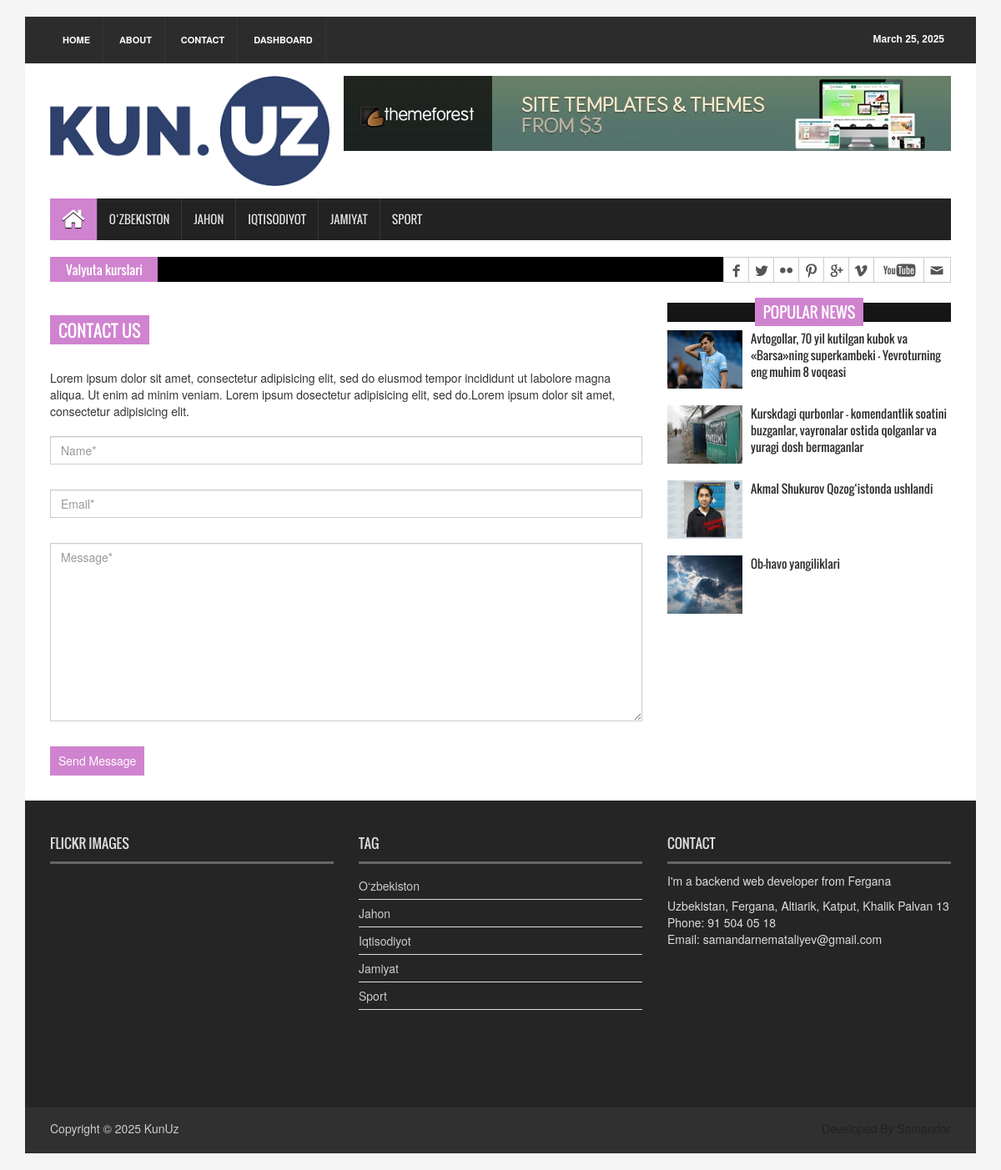
Page /contact/ on the earlier database version.
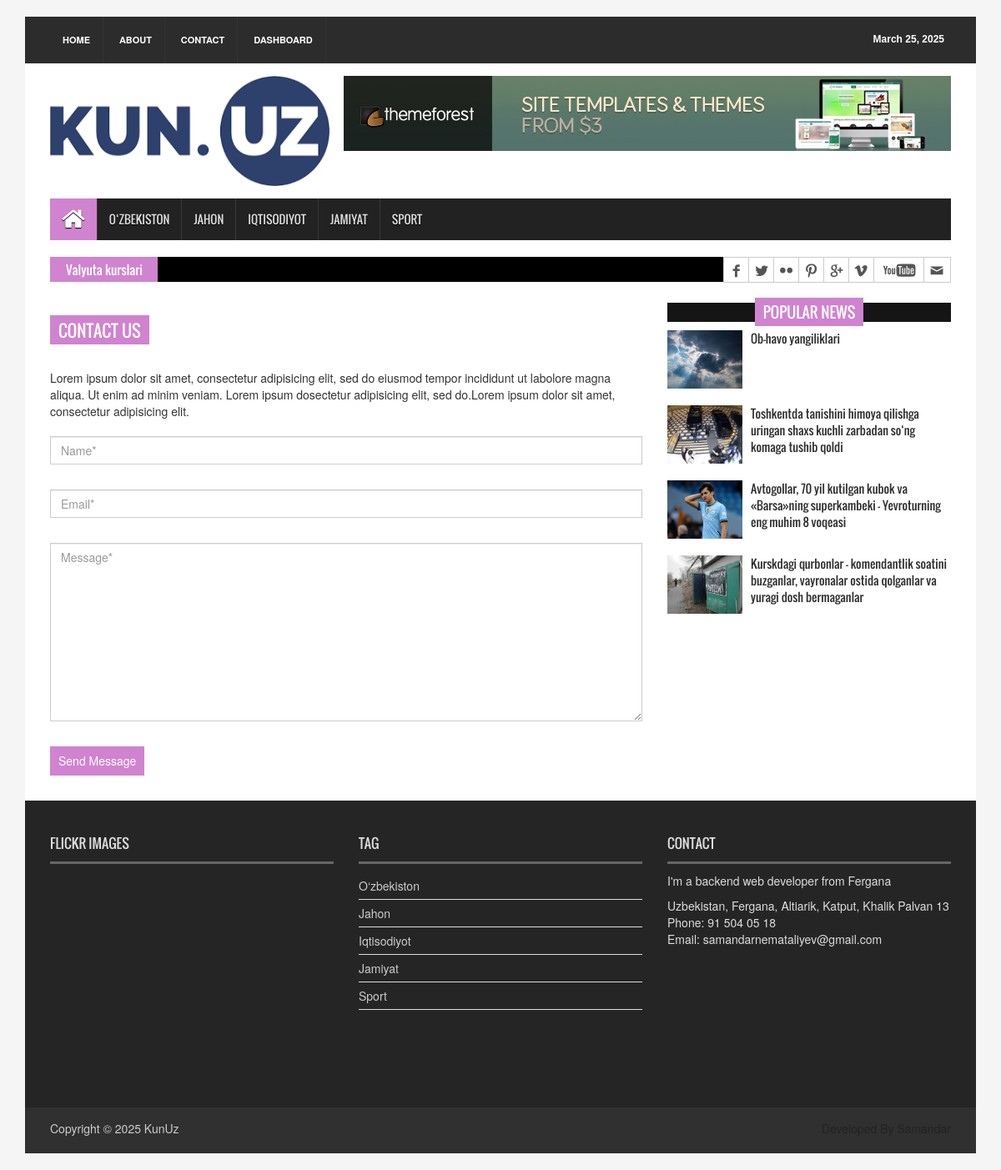
Same page on the later database version.
### news/models.py (models this page shows, shortened)
class Category(models.Model):
    name = models.CharField(max_length=200)
    is_active = models.BooleanField()
    class Meta:
        verbose_name = 'category'
        verbose_name_plural = 'categories'

class News(models.Model):
    title = models.CharField(max_length=300)
    short_desc = models.CharField(max_length=300)
    description = RichTextField()
    created_at = models.DateField(auto_now_add=True)
    views = models.PositiveIntegerField()
    category = models.ForeignKey(Category, on_delete=models.CASCADE)
    image = models.ImageField(upload_to='news_images/', blank=True, null=True)
    class Meta:
        ordering = ['-created_at']
        verbose_name = 'news'
        verbose_name_plural = 'news'

### news/views.py (the view, shortened to what this page needs)
# urls.py: path('contact/', contact, name='contact'),
def contact(request):
    context = {
        'news': get_news(),
        'popular': get_popular(),
        'latest_news': get_latest(),
        'ctgs': get_categories(),
        'date': get_date(),
    }
    return render(request, 'contact.html', context=context)

### news/views.py (called while the page is built)
def get_date():
    return datetime.date(datetime.today())

def get_categories():
    return Category.objects.all()

def get_news():
    return News.objects.all().order_by('-created_at')

def get_popular():
    return News.objects.all().order_by('-views')

def get_latest():
    return News.objects.all().order_by('-created_at')

### templates/contact.html (shortened to what this page needs)
{% load static %}
<!DOCTYPE html>
<html>
<head>
<link rel="stylesheet" type="text/css" href="{% static 'assets/css/bootstrap.min.css' %}">
<link rel="stylesheet" type="text/css" href="{% static 'assets/css/font-awesome.min.css' %}">
<link rel="stylesheet" type="text/css" href="{% static 'assets/css/animate.css' %}">
<link rel="stylesheet" type="text/css" href="{% static 'assets/css/font.css' %}">
<link rel="stylesheet" type="text/css" href="{% static 'assets/css/li-scroller.css' %}">
<link rel="stylesheet" type="text/css" href="{% static 'assets/css/slick.css' %}">
<link rel="stylesheet" type="text/css" href="{% static 'assets/css/jquery.fancybox.css' %}">
<link rel="stylesheet" type="text/css" href="{% static 'assets/css/theme.css' %}">
<link rel="stylesheet" type="text/css" href="{% static 'assets/css/style.css' %}">
</head>
<body>
<div class="container">
  <header id="header">
    <div class="row">
      <div class="col-lg-12 col-md-12 col-sm-12">
        <div class="header_top">
          <div class="header_top_left">
            <ul class="top_nav">
              <li><a href="{% url 'index' %}">Home</a></li>
              <li><a href="#">About</a></li>
              <li><a href="{% url 'contact' %}">Contact</a></li>
              <li><a href="{% url 'dashboard' %}">Dashboard</a></li>
            </ul>
          </div>
          <div class="header_top_right">
            <p>{{ date }}</p>
          </div>
        </div>
      </div>
      <div class="col-lg-12 col-md-12 col-sm-12">
        <div class="header_bottom">
          <div class="logo_area"><a href="{% url 'index' %}" class="logo"><img src="{% static 'images/kunuz_logo.jpg' %}" alt=""></a></div>
          <div class="add_banner"><a href="#"><img src="{% static 'images/addbanner_728x90_V1.jpg' %}" alt=""></a></div>
        </div>
      </div>
    </div>
  </header>
  <section id="navArea">
    <nav class="navbar navbar-inverse" role="navigation">
      <div id="navbar" class="navbar-collapse collapse">
        <ul class="nav navbar-nav main_nav">
          <li class="active"><a href="{% url 'index' %}"><span class="fa fa-home desktop-home"></span><span class="mobile-show">Home</span></a></li>
          {% for ctg in ctgs %}
            {% if ctg.is_active %}
              <li><a href="{% url 'category' ctg.id %}">{{ ctg.name }}</a></li>
            {% endif %}
          {% endfor %}
        </ul>
      </div>
    </nav>
  </section>
  <section id="newsSection">
    <div class="row">
      <div class="col-lg-12 col-md-12">
        <div class="latest_newsarea"> <span>Valyuta kurslari</span>
          <div class="social_area">
            <ul class="social_nav">
              <li class="facebook"><a href="#"></a></li>
              <li class="twitter"><a href="#"></a></li>
              <li class="flickr"><a href="#"></a></li>
              <li class="pinterest"><a href="#"></a></li>
              <li class="googleplus"><a href="#"></a></li>
              <li class="vimeo"><a href="#"></a></li>
              <li class="youtube"><a href="#"></a></li>
              <li class="mail"><a href="#"></a></li>
            </ul>
          </div>
        </div>
      </div>
    </div>
  </section>
  <section id="contentSection">
    <div class="row">
      <div class="col-lg-8 col-md-8 col-sm-8">
        <div class="left_content">
          <div class="contact_area">
            <h2>Contact Us</h2>
            <p>Lorem ipsum dolor sit amet, consectetur adipisicing elit, sed do eiusmod tempor incididunt ut labolore magna aliqua. Ut enim ad minim veniam. Lorem ipsum dosectetur adipisicing elit, sed do.Lorem ipsum dolor sit amet, consectetur adipisicing elit.</p>
            <form method="POST" class="contact_form">
              <input class="form-control" type="text" name="name" placeholder="Name*">
              <input class="form-control" type="email" name="email" placeholder="Email*">
              <textarea class="form-control" cols="30" name="message" rows="10" placeholder="Message*"></textarea>
              <input type="submit" value="Send Message">
            </form>
          </div>
        </div>
      </div>
      <div class="col-lg-4 col-md-4 col-sm-4">
        <aside class="right_content">
          <div class="single_sidebar">
            <h2 id="world"><span>Popular News</span></h2>
            <ul class="spost_nav">
              {% for new in popular %}
                {% if forloop.counter < 5 %}
                  <li>
                    <div class="media wow fadeInDown"> <a href="{% url 'detail'  new.id %}" class="media-left"> <img alt="" src="{{ new.image.url }}"> </a>
                      <div class="media-body"> <a href="{% url 'detail'  new.id %}" class="catg_title">{{ new.title }}</a> </div>
                    </div>
                  </li>
                {% endif %}
              {% endfor %}
            </ul>
          </div>
        </aside>
      </div>
    </div>
  </section>
  <footer id="footer">
    <div class="footer_top">
      <div class="row">
        <div class="col-lg-4 col-md-4 col-sm-4">
          <div class="footer_widget wow fadeInLeftBig">
            <h2>Flickr Images</h2>
          </div>
        </div>
        <div class="col-lg-4 col-md-4 col-sm-4">
          <div class="footer_widget wow fadeInDown">
            <h2>Tag</h2>
            <ul class="tag_nav">
              {% for ctg in ctgs %}
                {% if ctg.is_active %}
                  <li><a href="{% url 'category' ctg.id %}">{{ ctg.name }}</a></li>
                {% endif %}
              {% endfor %}
            </ul>
          </div>
        </div>
        <div class="col-lg-4 col-md-4 col-sm-4">
          <div class="footer_widget wow fadeInRightBig">
            <h2>Contact</h2>
            <p>I'm a backend web developer from Fergana</p>
            <address>
            Uzbekistan, Fergana, Altiarik, Katput, Khalik Palvan 13 <br> Phone: 91 504 05 18 <br> Email: samandarnemataliyev@gmail.com
            </address>
          </div>
        </div>
      </div>
    </div>
    <div class="footer_bottom">
      <p class="copyright">Copyright &copy; {{ date.year }} <a href="{% url 'index' %}">KunUz</a></p>
      <p class="developer">Developed By Samandar</p>
    </div>
  </footer>
</div>
</body>
</html>

### static/assets/css/theme.css (style rules this page uses)
.navbar-inverse .navbar-nav > .active > a, .navbar-inverse .navbar-nav > .active > a:hover, .navbar-inverse .navbar-nav > .active > a:focus { background-color:#d083cf }
.latest_newsarea span { background:none repeat scroll 0 0 #d083cf }
.single_sidebar > h2 span { background:none repeat scroll 0 0 #d083cf }
.contact_area > h2 { background-color:#d083cf }
.contact_form input[type="submit"] { background-color:#d083cf }

Differences in the rows shown:
no longer on this page (row unchanged): News: image (picture), title "Akmal Shukurov Qozog‘istonda ushlandi"
changed News "Ob-havo yangiliklari": moves up the list
now on this page (row edited): News: image (picture), title "Toshkentda tanishini himoya qilishga uringan shaxs kuchli zarbadan so‘ng komaga tushib qoldi"
